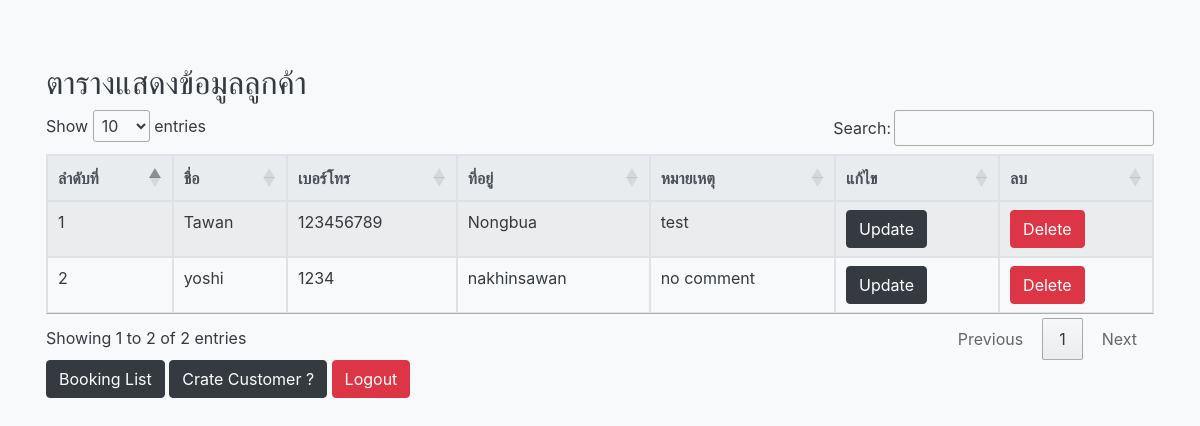
Page /customer.php (signed in) on the committed database.
### tables this page shows
CREATE TABLE `customer` (
  `customer_id` int(10) NOT NULL,
  `customer_name` varchar(50) NOT NULL,
  `phone` int(10) NOT NULL,
  `address` varchar(50) NOT NULL,
  `comment` varchar(200) NOT NULL
);

### customer.php (the view, shortened to what this page needs)
<?php
include('connectdb.php');
?>
<!DOCTYPE html>
<html>
<head>
    <link rel="stylesheet" href="https://stackpath.bootstrapcdn.com/bootstrap/4.3.1/css/bootstrap.min.css">
    <link rel="stylesheet" href="https://cdn.datatables.net/1.11.4/css/jquery.dataTables.min.css">
</head>
<body class="bg-light">
    <div class="container mt-5 p-3 text-dark">
        <h2 class="text-dark">ตารางแสดงข้อมูลลูกค้า</h2>
        <div class="table-responsive">
            <table id="customerTable" class="table table-striped table-bordered text-dark">
                <thead class="thead-light">
                    <tr>
                        <th>ลำดับที่</th>
                        <th>ชื่อ</th>
                        <th>เบอร์โทร</th>
                        <th>ที่อยู่</th>
                        <th>หมายเหตุ</th>
                        <th>แก้ไข</th>
                        <th>ลบ</th>
                    </tr>
                </thead>
                <tbody>
                    <?php
                    $i = 1;
                    $sql = "SELECT * FROM `customer`;";
                    $result = $connection->query($sql);
                    while ($row = $result->fetch_assoc()) {
                        echo "<tr>";
                        echo "<td>" . $i++ . "</td>";
                        echo "<td>" . $row['customer_name'] . "</td>";
                        echo "<td>" . $row['phone'] . "</td>";
                        echo "<td>" . $row['address'] . "</td>";
                        echo "<td>" . $row['comment'] . "</td>";
                        echo "<td>
    <a class='btn btn-dark'  href='updatecustomer.php?id=" . $row['customer_id'] . "'>Update</a>
</td>";
                        echo "<td><a class='btn btn-danger' href='deletecustomer.php?id=" . $row['customer_id'] . "'>Delete</a></td>";
                        echo "</tr>";
                    }
                    ?>
                </tbody>
            </table>
        </div>
        <a  class="btn btn-dark" href="booking.php">Booking List</a>
        <button type="button" class="btn btn-dark" data-toggle="modal" data-target="#addCustomerModal">Crate Customer ?</button>
        <a  class="btn btn-danger" href="logout.php">Logout</a>
    </div>
</body>
</html>

### rows in the picture
customer: customer_name "Tawan", phone "123456789", address "Nongbua", comment "test"
customer: customer_name "yoshi", phone "1234", address "nakhinsawan", comment "no comment"
